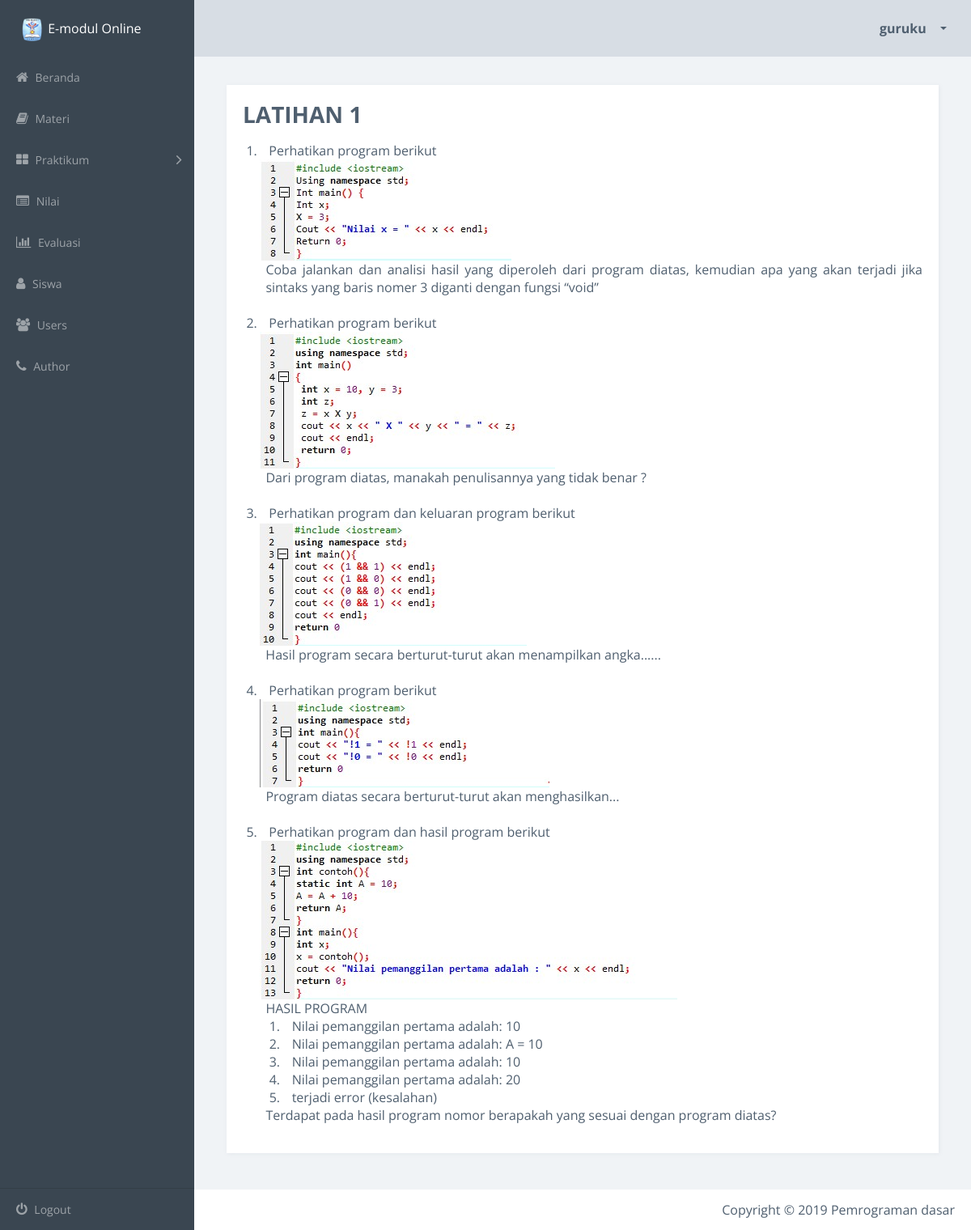
Screenshot of /detailLatihan.php?id=6 (signed in) with the database file from the repository.
### tables this page shows
CREATE TABLE `latihan` (
  `id_latihan` int(11) NOT NULL AUTO_INCREMENT,
  `nama_latihan` varchar(100) DEFAULT NULL,
  `isi` longtext,
  PRIMARY KEY (`id_latihan`)
);

### detailLatihan.php (the view, shortened to what this page needs)
<?php
include("config.php");
$id = $_GET['id'];
$query = mysqli_query($conn, "SELECT * FROM latihan WHERE id_latihan = $id");
$data = mysqli_fetch_array($query);
?>
<!doctype html>
<html class="no-js" lang="en">
    <head>
        <link rel="stylesheet" href="css/vendor.css">
        <link rel="stylesheet" href="css/app-blue.css">
        <link rel="stylesheet" type="text/css" href="summernote-master/dist/summernote-lite.css">
    </head>
    <body>
        <div class="main-wrapper">
            <div class="app" id="app">
                <header class="header">
                    <div class="header-block header-block-nav">
                        <ul class="nav-profile">
                            <li class="profile dropdown">
                                <a class="nav-link dropdown-toggle" data-toggle="dropdown" href="#" role="button" aria-haspopup="true" aria-expanded="false">
                                    <span class="name"> <?php echo $_SESSION['username']; ?> </span>
                                </a>
                            </li>
                        </ul>
                    </div>
                </header>
                <aside class="sidebar">
                    <div class="sidebar-container">
                        <div class="sidebar-header">
                            <div class="brand">
                                <div>
                                    <img src="assets/logosmk.png" width="30" height="30"> E-modul Online
                                </div>
                            </div>
                        </div>
                        <nav class="menu">
                            <ul class="sidebar-menu metismenu" id="sidebar-menu">
                                <li class="">
                                    <a href="index.php">
                                        <i class="fa fa-home"></i> Beranda </a>
                                </li>
                                <li class="">
                                    <a href="materi.php">
                                        <i class="fa fa-book"></i> Materi </a>
                                </li>
                                <li>
                                    <a href="">
                                        <i class="fa fa-th-large"></i> Praktikum
                                        <i class="fa arrow"></i>
                                    </a>
                                </li>
                                <li class="">
                                    <a href="nilai.php">
                                        <i class="fa fa-list-alt"></i> Nilai </a>
                                </li>
                                <li class="">
                                    <a href="evaluasi.php">
                                        <i class="fa fa-bar-chart"></i> Evaluasi  </a>
                                </li>
                                <li class="">
                                    <a href="siswa.php">
                                        <i class="fa fa-user"></i> Siswa </a>
                                </li>
                                <li class="">
                                    <a href="users.php">
                                        <i class="fa fa-users"></i> Users </a>
                                </li>
                                <li class="">
                                    <a href="author.php">
                                        <i class="fa fa-phone"></i> Author </a>
                                </li>
                            </ul>
                        </nav>
                    </div>
                    <footer class="sidebar-footer">
                        <ul class="sidebar-menu metismenu" id="customize-menu">
                            <li>
                                <a href="logout.php">
                                    <i class="fa fa-power-off"></i> Logout </a>
                            </li>
                        </ul>
                    </footer>
                </aside>
                <article class="content forms-page">
                 <section class="section">
                        <div class="row">
                            <div class="col-md-12">
                                <div class="card card-block sameheight-item">
                                    <form id="tambah-form">
                                        <div class="form-group">
                                           <h3><b><?php echo $data['nama_latihan'] ?></b></h3>
                                        </div>
                                        <div class="form-group">
                                            <?php echo $data['isi'] ?>
                                        </div>
                                    </form>
                                </div>
                            </div>
                        </div>
                    </section>
                </article>
                <footer class="footer">
                    <div class="footer-block author">
                        <ul>
                            <li>
                                Copyright &copy 2019 Pemrograman dasar
                            </li>
                        </ul>
                    </div>
                </footer>
    </body>
</html>

### rows the page displays
latihan: nama_latihan "LATIHAN 1", isi "1. Perhatikan program berikut Coba jalankan dan analisi hasil yang diperoleh dari program diatas, kemudian apa yang akan terjadi jika sintaks yang baris nomer 3 diganti dengan fungsi “void” 2. Perhatikan program berikut Dari program diatas, manakah penulisannya yang tidak benar ? 3. Perhatikan program dan keluaran program berikut Hasil program secara berturut-turut akan menampilkan angka...... 4. Perhatikan program berikut Program diatas secara berturut-turut akan menghasilkan... 5. Perhatikan program dan hasil program berikut HASIL PROGRAM 1. Nilai pemanggilan pertama adalah: 10 2. Nilai pemanggilan pertama adalah: A = 10 3. Nilai pemanggilan pertama adalah: 10 4. Nilai pemanggilan pertama…", isi (picture)

### other values shown
$_SESSION['username'] "guruku"
